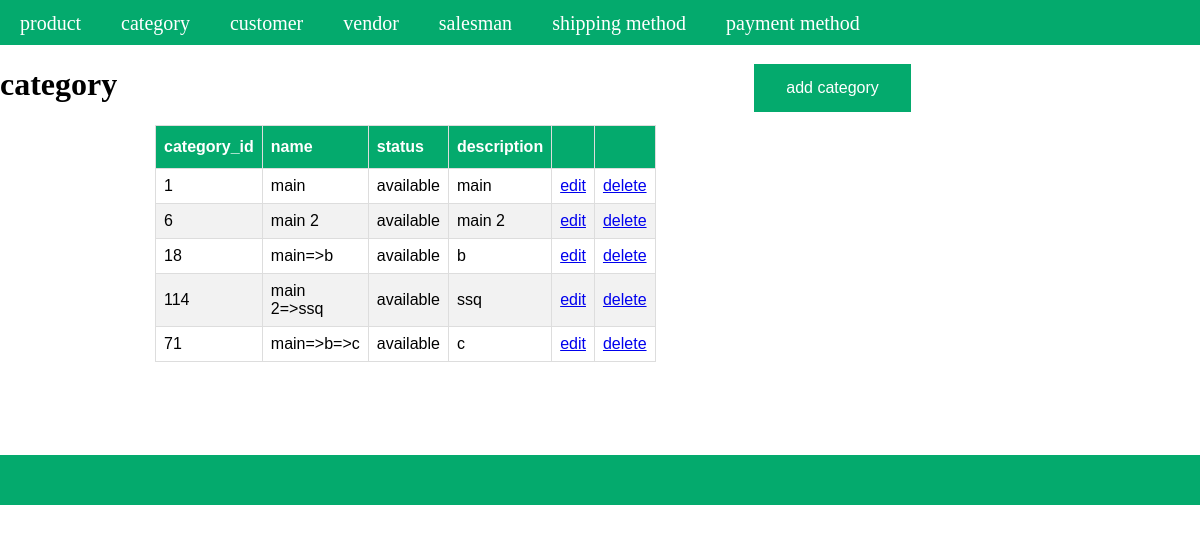
The page /index.php?a=grid&c=category on the database its author committed.
### tables this page shows
CREATE TABLE `categories` (
  `category_id` int(11) NOT NULL,
  `parent_id` int(11) DEFAULT NULL,
  `name` varchar(255) NOT NULL,
  `status` enum('available','unavailable') NOT NULL,
  `description` varchar(255) NOT NULL,
  `created_at` timestamp NOT NULL DEFAULT current_timestamp(),
  `updated_at` timestamp NULL DEFAULT NULL
);

### Controller/Core/Action.php (called while the page is built, shortened)
<?php
class Controller_Core_Action
{
	public function getTemplete($templetePath)
	{
		require_once "View".DS.$templetePath;
	}
}
?>

### Controller/Category.php (called while the page is built, shortened)
<?php
require_once 'Controller/Core/Action.php';
class Controller_Category extends Controller_Core_Action
{
	protected $category = [];
	protected $modelCetegory = null;
	public function gridAction()
	{
		$modelCetegory = $this->getModelCetegory();
		$sql = "SELECT * FROM `categories` ORDER BY `categories`.`parent_id` ASC";
		$categories = $modelCetegory->fetchAll($sql);
		$this->getTemplete('category/grid.phtml');
	}
    public function getCategory()
    {
        return $this->category;
    }
    public function setCategory($category)
    {
        $this->category = $category;
        return $this;
    }
    public function getModelCetegory()
    {
    	if (!$this->modelCetegory) {
    	$this->modelCetegory = new Model_Cetegory();
    	}
        return $this->modelCetegory;
    }
}
?>

### Controller/Core/Front.php (called while the page is built, shortened)
<?php
class Controller_Core_Front
{
	public function getRequest()
	{
		$request = new Model_Core_Request();
		return $request;
	}
	public function init()
	{
		$request = $this->getRequest();
		$action = $request->getActionName().'Action';
		$Controller = new $controllerClassName();
		$Controller->$action();
	}
}
?>

### index.php (called while the page is built, shortened)
<?php
require_once 'Controller/Core/Front.php';
class Ccc
{
	public static function init()
	{
		$front = new Controller_Core_Front();
		$front->init();
	}
}
Ccc::init();
?>

### Model/Core/Adapter.php (called while the page is built, shortened)
<?php
class Model_core_Adapter{
	public $servername="localhost";
	public $username="root";
	public $password="";
	public $dbname ="project-krushal-vataliya";
   public $connect = null;
	public function connect(){
      if($this->connect == null)
      {
		$this->connect = mysqli_connect($this->servername, $this->username, $this->password ,$this->dbname);
      }
      return $this->connect;
	   }
   public function fetchAll($query){
   	$connect =$this->connect();
   	$result =$connect->query($query);
   		return $result->fetch_all(MYSQLI_ASSOC);
   }
}
?>

### Model/Core/Table.php (called while the page is built, shortened)
<?php
require_once 'Model/Core/Adapter.php';
class Model_Core_Table
{
	public $tableName = null;
	public function getAdapter()
	{
		$adapter = new Model_Core_Adapter();
		return $adapter;
	}
    public function getTableName()
    {
        return $this->tableName;
    }
    public function setTableName($tableName)
    {
        $this->tableName = $tableName;
        return $this;
    }
    public function fetchAll($query = null)
	{
		$tableName = $this->getTableName();
		$adapter = $this->getAdapter();
		if($query == null)
		{
		$sql ="SELECT * FROM `{$tableName}`";
		$result = $adapter->fetchAll($sql);
		}
		else
		{
			$result = $adapter->fetchAll($query);
		}
		return $result;
	}
}
?>

### View/category/grid.phtml (the view, shortened to what this page needs)
<?php
$categories  = $this->getCategory();
?>
<!DOCTYPE html>
<html>
  <head>
    <link rel="stylesheet" href="Model/Skin/css/style.css">
  </head>
  <body>
    <?php require_once "View/html/header.phtml" ?>
    <div class="flx"><div><h1>category</h1></div><div style="margin-left: 635px;margin-top: 15px;"><button class="button " > <a  class="add" href="http://localhost/project-krushal-vataliya/index.php?a=add&c=category">
    add category
  </a></button></div></div>
  <table id="product">
    <tr >
      <th> category_id</th>
      <th> name</th>
      <th> status</th>
      <th>description</th>
      <th> </th>
      <th> </th>
    </tr>
    <?php foreach ($categories as $category): ?>
    <tr>
      <td><?php echo $category['category_id'] ?></td>
      <td><?php
        if($category['parent_id'] != null){
        $path = array("");
        $id=$category['parent_id'];
        while ($id != null) {
        foreach ($categories as $main) {
        if($id == $main['category_id'])
        {
        array_push($path, $main['name']);
        $id = $main['parent_id'];
        }
        }
        }
        $path=array_reverse($path);
        $path=implode("=>",$path);
        echo $path;
        }
      echo  $category['name']; ?></td>
      <td><?php echo $category['status'] ?></td>
      <td><?php echo $category['description'] ?></td>
      <td><a href="http://localhost/project-krushal-vataliya/index.php?a=edit&c=category&category_id=<?php echo $category['category_id'] ?>">edit</a></td>
      <td><a href="http://localhost/project-krushal-vataliya/index.php?a=delete&c=category&category_id=<?php echo $category['category_id'] ?>">delete<a></td>
    </tr>
    <?php endforeach; ?>
  </table>
</body>
<?php require_once "View/html/footer.phtml" ?>
</html>

### View/html/header.phtml
  <header>
<div class="navbar">
  <div class="navdiv on" id = "hover"><a class="navitem" href="http://localhost/project-krushal-vataliya/index.php?a=grid&c=product">product</a></div>
  <div class="navdiv"><a class="navitem" href="http://localhost/project-krushal-vataliya/index.php?a=grid&c=category">category</a></div>
  <div class="navdiv"><a class="navitem" href="http://localhost/project-krushal-vataliya/index.php?a=grid&c=customer">customer</a></div>
  <div class="navdiv"><a class="navitem" href="http://localhost/project-krushal-vataliya/index.php?a=grid&c=vendor">vendor</a></div>
  <div class="navdiv"><a class="navitem" href="http://localhost/project-krushal-vataliya/index.php?a=grid&c=salesman">salesman</a></div>
  <div class="navdiv"><a class="navitem" href="http://localhost/project-krushal-vataliya/index.php?a=grid&c=shippingmethod">shipping method</a></div>
  <div class="navdiv"><a class="navitem" href="http://localhost/project-krushal-vataliya/index.php?a=grid&c=paymentmethod">payment method</a></div>
</div></header>

### View/html/footer.phtml
<br>
<br>
<br>
<br>
<footer style="margin-bottom: 0px">
   <div style="height: 50px;background: #04aa6d;margin-bottom=0px; " > <h1></h1></div></footer>

### Model/Skin/css/style.css (style rules this page uses)
body { display: block; margin: 0px;justify-content: center; }
.flx { display: flex; }
.navbar { display: flex; height: 45px; background: #04AA6D; }
.navitem { text-decoration: none; font-size: 20px; margin:20px; color: #ffffff }
.navdiv { margin-top: 12px; }
#product { font-family: Arial, Helvetica, sans-serif; border-collapse: collapse; width: 25px; margin-left: 155px; }
#product td, #product th { border: 1px solid #ddd; padding: 8px; }
#product tr:nth-child(odd) { background-color: #f2f2f2; }
#product th { padding-top: 12px; padding-bottom: 12px; text-align: left; background-color: #04AA6D; color: white; }
.button { border: none; color: white; padding: 15px 32px; text-align: center; text-decoration: none; display: inline-block; font-size: 16px; margin: 4px 2px; cursor: pointer; background-color:#04aa6d; }
.add { text-decoration: none; color: white; }

### rows shown on the page
categories: category_id "1", name "main", status "available", description "main"
categories: category_id "6", name "main 2", status "available", description "main 2"
categories: category_id "18", path "main=>", name "b", status "available", description "b"
categories: category_id "114", path "main 2=>", name "ssq", status "available", description "ssq"
categories: category_id "71", path "main=>b=>", name "c", status "available", description "c"
